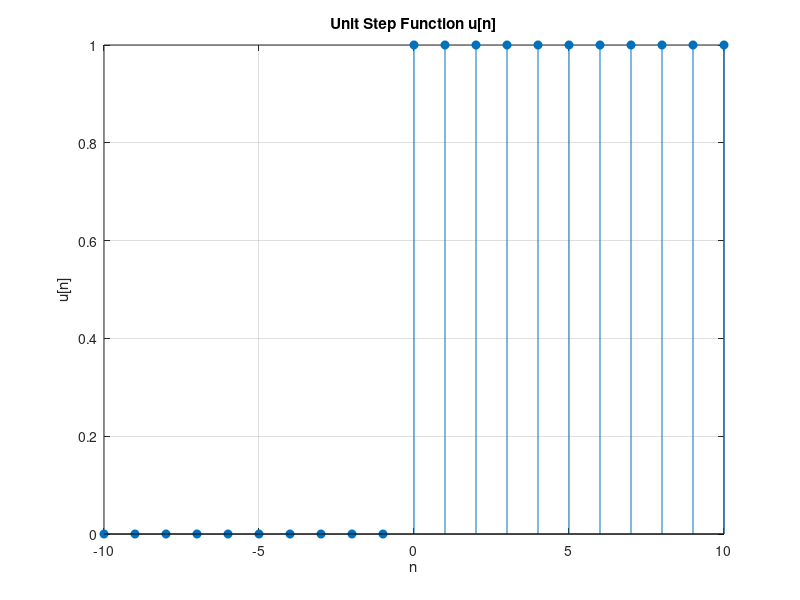

Recreate this plot in MATLAB.
% Define the range for n
n = -10:10;

% Define the unit step function u[n]
u_n = n >= 0;  % This creates an array where u[n] = 1 for n >= 0, and u[n] = 0 for n < 0

% Plot the function using stem for discrete-time signals
stem(n, u_n, 'filled');
xlabel('n');
ylabel('u[n]');
title('Unit Step Function u[n]');
grid on;
